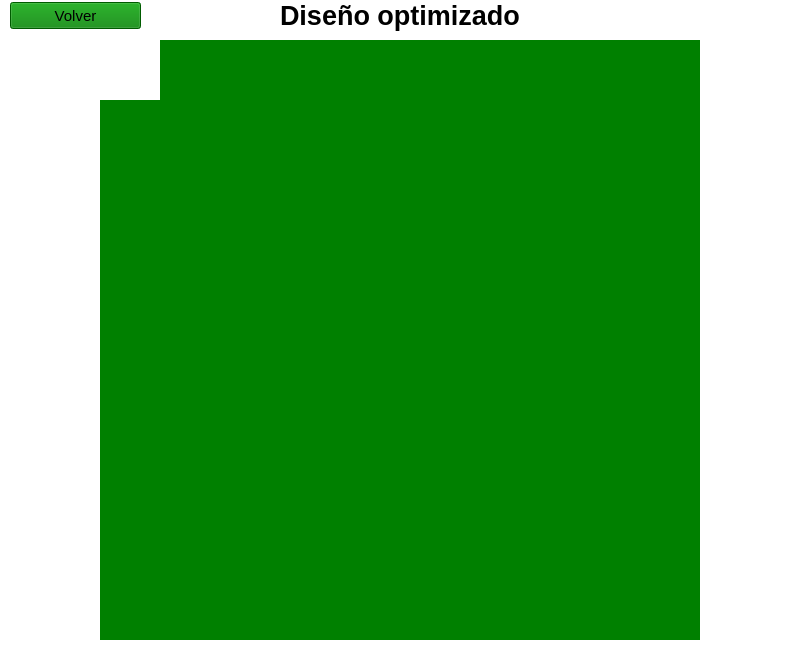
<?xml version="1.0" encoding="UTF-8"?>
<ui version="4.0">
 <class>ResponseWindow</class>
 <widget class="QMainWindow" name="ResponseWindow">
  <property name="geometry">
   <rect>
    <x>0</x>
    <y>0</y>
    <width>800</width>
    <height>650</height>
   </rect>
  </property>
  <property name="windowTitle">
   <string>Diseño Parque Eólico</string>
  </property>
  <property name="windowIcon">
   <iconset resource="static/img/img.qrc">
    <normaloff>:/prefijoNuevo/aerogeneradores.ico</normaloff>:/prefijoNuevo/aerogeneradores.ico</iconset>
  </property>
  <property name="styleSheet">
   <string notr="true">background: url(:/prefijoNuevo/aerogeneradores800.jpg);
</string>
  </property>
  <widget class="QWidget" name="responseCentralwidget">
   <property name="styleSheet">
    <string notr="true">background-color:white;</string>
   </property>
   <widget class="QPushButton" name="volver">
    <property name="geometry">
     <rect>
      <x>10</x>
      <y>2</y>
      <width>131</width>
      <height>27</height>
     </rect>
    </property>
    <property name="font">
     <font>
      <pointsize>11</pointsize>
     </font>
    </property>
    <property name="styleSheet">
     <string notr="true">color:black;
background-color:green;</string>
    </property>
    <property name="text">
     <string>Volver</string>
    </property>
    <property name="autoDefault">
     <bool>false</bool>
    </property>
   </widget>
   <widget class="QLabel" name="resultados_titulo">
    <property name="geometry">
     <rect>
      <x>280</x>
      <y>0</y>
      <width>241</width>
      <height>31</height>
     </rect>
    </property>
    <property name="styleSheet">
     <string notr="true">color:black;</string>
    </property>
    <property name="text">
     <string>&lt;html&gt;&lt;head/&gt;&lt;body&gt;&lt;p&gt;&lt;span style=&quot; font-size:20pt; font-weight:600;&quot;&gt;Diseño optimizado&lt;/span&gt;&lt;/p&gt;&lt;/body&gt;&lt;/html&gt;</string>
    </property>
   </widget>
   <widget class="QWidget" name="matriz_1_1" native="true">
    <property name="geometry">
     <rect>
      <x>100</x>
      <y>40</y>
      <width>60</width>
      <height>60</height>
     </rect>
    </property>
    <property name="styleSheet">
     <string notr="true">background: url(:/prefijoNuevo/aerogenerador_resultado50.jpg);
background-position: center; 
background-repeat: no-repeat;</string>
    </property>
   </widget>
   <widget class="QWidget" name="matriz_2_1" native="true">
    <property name="geometry">
     <rect>
      <x>100</x>
      <y>100</y>
      <width>60</width>
      <height>60</height>
     </rect>
    </property>
    <property name="styleSheet">
     <string notr="true">background:green;</string>
    </property>
   </widget>
   <widget class="QWidget" name="matriz_4_1" native="true">
    <property name="geometry">
     <rect>
      <x>100</x>
      <y>220</y>
      <width>60</width>
      <height>60</height>
     </rect>
    </property>
    <property name="styleSheet">
     <string notr="true">background:green;</string>
    </property>
   </widget>
   <widget class="QWidget" name="matriz_3_1" native="true">
    <property name="geometry">
     <rect>
      <x>100</x>
      <y>160</y>
      <width>60</width>
      <height>60</height>
     </rect>
    </property>
    <property name="styleSheet">
     <string notr="true">background:green;</string>
    </property>
   </widget>
   <widget class="QWidget" name="matriz_5_1" native="true">
    <property name="geometry">
     <rect>
      <x>100</x>
      <y>280</y>
      <width>60</width>
      <height>60</height>
     </rect>
    </property>
    <property name="styleSheet">
     <string notr="true">background:green;</string>
    </property>
   </widget>
   <widget class="QWidget" name="matriz_6_1" native="true">
    <property name="geometry">
     <rect>
      <x>100</x>
      <y>340</y>
      <width>60</width>
      <height>60</height>
     </rect>
    </property>
    <property name="styleSheet">
     <string notr="true">background:green;</string>
    </property>
   </widget>
   <widget class="QWidget" name="matriz_7_1" native="true">
    <property name="geometry">
     <rect>
      <x>100</x>
      <y>400</y>
      <width>60</width>
      <height>60</height>
     </rect>
    </property>
    <property name="styleSheet">
     <string notr="true">background:green;</string>
    </property>
   </widget>
   <widget class="QWidget" name="matriz_8_1" native="true">
    <property name="geometry">
     <rect>
      <x>100</x>
      <y>460</y>
      <width>60</width>
      <height>60</height>
     </rect>
    </property>
    <property name="styleSheet">
     <string notr="true">background:green;</string>
    </property>
   </widget>
   <widget class="QWidget" name="matriz_9_1" native="true">
    <property name="geometry">
     <rect>
      <x>100</x>
      <y>520</y>
      <width>60</width>
      <height>60</height>
     </rect>
    </property>
    <property name="styleSheet">
     <string notr="true">background:green;</string>
    </property>
   </widget>
   <widget class="QWidget" name="matriz_10_1" native="true">
    <property name="geometry">
     <rect>
      <x>100</x>
      <y>580</y>
      <width>60</width>
      <height>60</height>
     </rect>
    </property>
    <property name="styleSheet">
     <string notr="true">background:green;</string>
    </property>
   </widget>
   <widget class="QWidget" name="matriz_4_2" native="true">
    <property name="geometry">
     <rect>
      <x>160</x>
      <y>220</y>
      <width>60</width>
      <height>60</height>
     </rect>
    </property>
    <property name="styleSheet">
     <string notr="true">background:green;</string>
    </property>
   </widget>
   <widget class="QWidget" name="matriz_6_2" native="true">
    <property name="geometry">
     <rect>
      <x>160</x>
      <y>340</y>
      <width>60</width>
      <height>60</height>
     </rect>
    </property>
    <property name="styleSheet">
     <string notr="true">background:green;</string>
    </property>
   </widget>
   <widget class="QWidget" name="matriz_1_2" native="true">
    <property name="geometry">
     <rect>
      <x>160</x>
      <y>40</y>
      <width>60</width>
      <height>60</height>
     </rect>
    </property>
    <property name="styleSheet">
     <string notr="true">background:green;</string>
    </property>
   </widget>
   <widget class="QWidget" name="matriz_2_2" native="true">
    <property name="geometry">
     <rect>
      <x>160</x>
      <y>100</y>
      <width>60</width>
      <height>60</height>
     </rect>
    </property>
    <property name="styleSheet">
     <string notr="true">background:green;</string>
    </property>
   </widget>
   <widget class="QWidget" name="matriz_3_2" native="true">
    <property name="geometry">
     <rect>
      <x>160</x>
      <y>160</y>
      <width>60</width>
      <height>60</height>
     </rect>
    </property>
    <property name="styleSheet">
     <string notr="true">background:green;</string>
    </property>
   </widget>
   <widget class="QWidget" name="matriz_10_2" native="true">
    <property name="geometry">
     <rect>
      <x>160</x>
      <y>580</y>
      <width>60</width>
      <height>60</height>
     </rect>
    </property>
    <property name="styleSheet">
     <string notr="true">background:green;</string>
    </property>
   </widget>
   <widget class="QWidget" name="matriz_5_2" native="true">
    <property name="geometry">
     <rect>
      <x>160</x>
      <y>280</y>
      <width>60</width>
      <height>60</height>
     </rect>
    </property>
    <property name="styleSheet">
     <string notr="true">background:green;</string>
    </property>
   </widget>
   <widget class="QWidget" name="matriz_8_2" native="true">
    <property name="geometry">
     <rect>
      <x>160</x>
      <y>460</y>
      <width>60</width>
      <height>60</height>
     </rect>
    </property>
    <property name="styleSheet">
     <string notr="true">background:green;</string>
    </property>
   </widget>
   <widget class="QWidget" name="matriz_7_2" native="true">
    <property name="geometry">
     <rect>
      <x>160</x>
      <y>400</y>
      <width>60</width>
      <height>60</height>
     </rect>
    </property>
    <property name="styleSheet">
     <string notr="true">background:green;</string>
    </property>
   </widget>
   <widget class="QWidget" name="matriz_9_2" native="true">
    <property name="geometry">
     <rect>
      <x>160</x>
      <y>520</y>
      <width>60</width>
      <height>60</height>
     </rect>
    </property>
    <property name="styleSheet">
     <string notr="true">background:green;</string>
    </property>
   </widget>
   <widget class="QWidget" name="matriz_2_3" native="true">
    <property name="geometry">
     <rect>
      <x>220</x>
      <y>100</y>
      <width>60</width>
      <height>60</height>
     </rect>
    </property>
    <property name="styleSheet">
     <string notr="true">background:green;</string>
    </property>
   </widget>
   <widget class="QWidget" name="matriz_7_3" native="true">
    <property name="geometry">
     <rect>
      <x>220</x>
      <y>400</y>
      <width>60</width>
      <height>60</height>
     </rect>
    </property>
    <property name="styleSheet">
     <string notr="true">background:green;</string>
    </property>
   </widget>
   <widget class="QWidget" name="matriz_9_3" native="true">
    <property name="geometry">
     <rect>
      <x>220</x>
      <y>520</y>
      <width>60</width>
      <height>60</height>
     </rect>
    </property>
    <property name="styleSheet">
     <string notr="true">background:green;</string>
    </property>
   </widget>
   <widget class="QWidget" name="matriz_10_3" native="true">
    <property name="geometry">
     <rect>
      <x>220</x>
      <y>580</y>
      <width>60</width>
      <height>60</height>
     </rect>
    </property>
    <property name="styleSheet">
     <string notr="true">background:green;</string>
    </property>
   </widget>
   <widget class="QWidget" name="matriz_4_3" native="true">
    <property name="geometry">
     <rect>
      <x>220</x>
      <y>220</y>
      <width>60</width>
      <height>60</height>
     </rect>
    </property>
    <property name="styleSheet">
     <string notr="true">background:green;</string>
    </property>
   </widget>
   <widget class="QWidget" name="matriz_1_3" native="true">
    <property name="geometry">
     <rect>
      <x>220</x>
      <y>40</y>
      <width>60</width>
      <height>60</height>
     </rect>
    </property>
    <property name="styleSheet">
     <string notr="true">background:green;</string>
    </property>
   </widget>
   <widget class="QWidget" name="matriz_8_3" native="true">
    <property name="geometry">
     <rect>
      <x>220</x>
      <y>460</y>
      <width>60</width>
      <height>60</height>
     </rect>
    </property>
    <property name="styleSheet">
     <string notr="true">background:green;</string>
    </property>
   </widget>
   <widget class="QWidget" name="matriz_10_4" native="true">
    <property name="geometry">
     <rect>
      <x>280</x>
      <y>580</y>
      <width>60</width>
      <height>60</height>
     </rect>
    </property>
    <property name="styleSheet">
     <string notr="true">background:green;</string>
    </property>
   </widget>
   <widget class="QWidget" name="matriz_7_4" native="true">
    <property name="geometry">
     <rect>
      <x>280</x>
      <y>400</y>
      <width>60</width>
      <height>60</height>
     </rect>
    </property>
    <property name="styleSheet">
     <string notr="true">background:green;</string>
    </property>
   </widget>
   <widget class="QWidget" name="matriz_1_4" native="true">
    <property name="geometry">
     <rect>
      <x>280</x>
      <y>40</y>
      <width>60</width>
      <height>60</height>
     </rect>
    </property>
    <property name="styleSheet">
     <string notr="true">background:green;</string>
    </property>
   </widget>
   <widget class="QWidget" name="matriz_8_4" native="true">
    <property name="geometry">
     <rect>
      <x>280</x>
      <y>460</y>
      <width>60</width>
      <height>60</height>
     </rect>
    </property>
    <property name="styleSheet">
     <string notr="true">background:green;</string>
    </property>
   </widget>
   <widget class="QWidget" name="matriz_2_4" native="true">
    <property name="geometry">
     <rect>
      <x>280</x>
      <y>100</y>
      <width>60</width>
      <height>60</height>
     </rect>
    </property>
    <property name="styleSheet">
     <string notr="true">background:green;</string>
    </property>
   </widget>
   <widget class="QWidget" name="matriz_9_4" native="true">
    <property name="geometry">
     <rect>
      <x>280</x>
      <y>520</y>
      <width>60</width>
      <height>60</height>
     </rect>
    </property>
    <property name="styleSheet">
     <string notr="true">background:green;</string>
    </property>
   </widget>
   <widget class="QWidget" name="matriz_1_5" native="true">
    <property name="geometry">
     <rect>
      <x>340</x>
      <y>40</y>
      <width>60</width>
      <height>60</height>
     </rect>
    </property>
    <property name="styleSheet">
     <string notr="true">background:green;</string>
    </property>
   </widget>
   <widget class="QWidget" name="matriz_1_6" native="true">
    <property name="geometry">
     <rect>
      <x>400</x>
      <y>40</y>
      <width>60</width>
      <height>60</height>
     </rect>
    </property>
    <property name="styleSheet">
     <string notr="true">background:green;</string>
    </property>
   </widget>
   <widget class="QWidget" name="matriz_1_7" native="true">
    <property name="geometry">
     <rect>
      <x>460</x>
      <y>40</y>
      <width>60</width>
      <height>60</height>
     </rect>
    </property>
    <property name="styleSheet">
     <string notr="true">background:green;</string>
    </property>
   </widget>
   <widget class="QWidget" name="matriz_1_8" native="true">
    <property name="geometry">
     <rect>
      <x>520</x>
      <y>40</y>
      <width>60</width>
      <height>60</height>
     </rect>
    </property>
    <property name="styleSheet">
     <string notr="true">background:green;</string>
    </property>
   </widget>
   <widget class="QWidget" name="matriz_1_9" native="true">
    <property name="geometry">
     <rect>
      <x>580</x>
      <y>40</y>
      <width>60</width>
      <height>60</height>
     </rect>
    </property>
    <property name="styleSheet">
     <string notr="true">background:green;</string>
    </property>
   </widget>
   <widget class="QWidget" name="matriz_1_10" native="true">
    <property name="geometry">
     <rect>
      <x>640</x>
      <y>40</y>
      <width>60</width>
      <height>60</height>
     </rect>
    </property>
    <property name="styleSheet">
     <string notr="true">background:green;</string>
    </property>
   </widget>
   <widget class="QWidget" name="matriz_2_5" native="true">
    <property name="geometry">
     <rect>
      <x>340</x>
      <y>100</y>
      <width>60</width>
      <height>60</height>
     </rect>
    </property>
    <property name="styleSheet">
     <string notr="true">background:green;</string>
    </property>
   </widget>
   <widget class="QWidget" name="matriz_2_6" native="true">
    <property name="geometry">
     <rect>
      <x>400</x>
      <y>100</y>
      <width>60</width>
      <height>60</height>
     </rect>
    </property>
    <property name="styleSheet">
     <string notr="true">background:green;</string>
    </property>
   </widget>
   <widget class="QWidget" name="matriz_2_7" native="true">
    <property name="geometry">
     <rect>
      <x>460</x>
      <y>100</y>
      <width>60</width>
      <height>60</height>
     </rect>
    </property>
    <property name="styleSheet">
     <string notr="true">background:green;</string>
    </property>
   </widget>
   <widget class="QWidget" name="matriz_2_8" native="true">
    <property name="geometry">
     <rect>
      <x>520</x>
      <y>100</y>
      <width>60</width>
      <height>60</height>
     </rect>
    </property>
    <property name="styleSheet">
     <string notr="true">background:green;</string>
    </property>
   </widget>
   <widget class="QWidget" name="matriz_2_9" native="true">
    <property name="geometry">
     <rect>
      <x>580</x>
      <y>100</y>
      <width>60</width>
      <height>60</height>
     </rect>
    </property>
    <property name="styleSheet">
     <string notr="true">background:green;</string>
    </property>
   </widget>
   <widget class="QWidget" name="matriz_2_10" native="true">
    <property name="geometry">
     <rect>
      <x>640</x>
      <y>100</y>
      <width>60</width>
      <height>60</height>
     </rect>
    </property>
    <property name="styleSheet">
     <string notr="true">background:green;</string>
    </property>
   </widget>
   <widget class="QWidget" name="matriz_3_3" native="true">
    <property name="geometry">
     <rect>
      <x>220</x>
      <y>160</y>
      <width>60</width>
      <height>60</height>
     </rect>
    </property>
    <property name="styleSheet">
     <string notr="true">background:green;</string>
    </property>
   </widget>
   <widget class="QWidget" name="matriz_3_4" native="true">
    <property name="geometry">
     <rect>
      <x>280</x>
      <y>160</y>
      <width>60</width>
      <height>60</height>
     </rect>
    </property>
    <property name="styleSheet">
     <string notr="true">background:green;</string>
    </property>
   </widget>
   <widget class="QWidget" name="matriz_3_5" native="true">
    <property name="geometry">
     <rect>
      <x>340</x>
      <y>160</y>
      <width>60</width>
      <height>60</height>
     </rect>
    </property>
    <property name="styleSheet">
     <string notr="true">background:green;</string>
    </property>
   </widget>
   <widget class="QWidget" name="matriz_3_6" native="true">
    <property name="geometry">
     <rect>
      <x>400</x>
      <y>160</y>
      <width>60</width>
      <height>60</height>
     </rect>
    </property>
    <property name="styleSheet">
     <string notr="true">background:green;</string>
    </property>
   </widget>
   <widget class="QWidget" name="matriz_3_7" native="true">
    <property name="geometry">
     <rect>
      <x>460</x>
      <y>160</y>
      <width>60</width>
      <height>60</height>
     </rect>
    </property>
    <property name="styleSheet">
     <string notr="true">background:green;</string>
    </property>
   </widget>
   <widget class="QWidget" name="matriz_3_8" native="true">
    <property name="geometry">
     <rect>
      <x>520</x>
      <y>160</y>
      <width>60</width>
      <height>60</height>
     </rect>
    </property>
    <property name="styleSheet">
     <string notr="true">background:green;</string>
    </property>
   </widget>
   <widget class="QWidget" name="matriz_3_9" native="true">
    <property name="geometry">
     <rect>
      <x>580</x>
      <y>160</y>
      <width>60</width>
      <height>60</height>
     </rect>
    </property>
    <property name="styleSheet">
     <string notr="true">background:green;</string>
    </property>
   </widget>
   <widget class="QWidget" name="matriz_3_10" native="true">
    <property name="geometry">
     <rect>
      <x>640</x>
      <y>160</y>
      <width>60</width>
      <height>60</height>
     </rect>
    </property>
    <property name="styleSheet">
     <string notr="true">background:green;</string>
    </property>
   </widget>
   <widget class="QWidget" name="matriz_4_4" native="true">
    <property name="geometry">
     <rect>
      <x>280</x>
      <y>220</y>
      <width>60</width>
      <height>60</height>
     </rect>
    </property>
    <property name="styleSheet">
     <string notr="true">background:green;</string>
    </property>
   </widget>
   <widget class="QWidget" name="matriz_4_5" native="true">
    <property name="geometry">
     <rect>
      <x>340</x>
      <y>220</y>
      <width>60</width>
      <height>60</height>
     </rect>
    </property>
    <property name="styleSheet">
     <string notr="true">background:green;</string>
    </property>
   </widget>
   <widget class="QWidget" name="matriz_4_6" native="true">
    <property name="geometry">
     <rect>
      <x>400</x>
      <y>220</y>
      <width>60</width>
      <height>60</height>
     </rect>
    </property>
    <property name="styleSheet">
     <string notr="true">background:green;</string>
    </property>
   </widget>
   <widget class="QWidget" name="matriz_4_7" native="true">
    <property name="geometry">
     <rect>
      <x>460</x>
      <y>220</y>
      <width>60</width>
      <height>60</height>
     </rect>
    </property>
    <property name="styleSheet">
     <string notr="true">background:green;</string>
    </property>
   </widget>
   <widget class="QWidget" name="matriz_4_8" native="true">
    <property name="geometry">
     <rect>
      <x>520</x>
      <y>220</y>
      <width>60</width>
      <height>60</height>
     </rect>
    </property>
    <property name="styleSheet">
     <string notr="true">background:green;</string>
    </property>
   </widget>
   <widget class="QWidget" name="matriz_4_9" native="true">
    <property name="geometry">
     <rect>
      <x>580</x>
      <y>220</y>
      <width>60</width>
      <height>60</height>
     </rect>
    </property>
    <property name="styleSheet">
     <string notr="true">background:green;</string>
    </property>
   </widget>
   <widget class="QWidget" name="matriz_4_10" native="true">
    <property name="geometry">
     <rect>
      <x>640</x>
      <y>220</y>
      <width>60</width>
      <height>60</height>
     </rect>
    </property>
    <property name="styleSheet">
     <string notr="true">background:green;</string>
    </property>
   </widget>
   <widget class="QWidget" name="matriz_5_3" native="true">
    <property name="geometry">
     <rect>
      <x>220</x>
      <y>280</y>
      <width>60</width>
      <height>60</height>
     </rect>
    </property>
    <property name="styleSheet">
     <string notr="true">background:green;</string>
    </property>
   </widget>
   <widget class="QWidget" name="matriz_5_4" native="true">
    <property name="geometry">
     <rect>
      <x>280</x>
      <y>280</y>
      <width>60</width>
      <height>60</height>
     </rect>
    </property>
    <property name="styleSheet">
     <string notr="true">background:green;</string>
    </property>
   </widget>
   <widget class="QWidget" name="matriz_5_5" native="true">
    <property name="geometry">
     <rect>
      <x>340</x>
      <y>280</y>
      <width>60</width>
      <height>60</height>
     </rect>
    </property>
    <property name="styleSheet">
     <string notr="true">background:green;</string>
    </property>
   </widget>
   <widget class="QWidget" name="matriz_5_6" native="true">
    <property name="geometry">
     <rect>
      <x>400</x>
      <y>280</y>
      <width>60</width>
      <height>60</height>
     </rect>
    </property>
    <property name="styleSheet">
     <string notr="true">background:green;</string>
    </property>
   </widget>
   <widget class="QWidget" name="matriz_5_7" native="true">
    <property name="geometry">
     <rect>
      <x>460</x>
      <y>280</y>
      <width>60</width>
      <height>60</height>
     </rect>
    </property>
    <property name="styleSheet">
     <string notr="true">background:green;</string>
    </property>
   </widget>
   <widget class="QWidget" name="matriz_5_8" native="true">
    <property name="geometry">
     <rect>
      <x>520</x>
      <y>280</y>
      <width>60</width>
      <height>60</height>
     </rect>
    </property>
    <property name="styleSheet">
     <string notr="true">background:green;</string>
    </property>
   </widget>
   <widget class="QWidget" name="matriz_5_9" native="true">
    <property name="geometry">
     <rect>
      <x>580</x>
      <y>280</y>
      <width>60</width>
      <height>60</height>
     </rect>
    </property>
    <property name="styleSheet">
     <string notr="true">background:green;</string>
    </property>
   </widget>
   <widget class="QWidget" name="matriz_5_10" native="true">
    <property name="geometry">
     <rect>
      <x>640</x>
      <y>280</y>
      <width>60</width>
      <height>60</height>
     </rect>
    </property>
    <property name="styleSheet">
     <string notr="true">background:green;</string>
    </property>
   </widget>
   <widget class="QWidget" name="matriz_6_3" native="true">
    <property name="geometry">
     <rect>
      <x>220</x>
      <y>340</y>
      <width>60</width>
      <height>60</height>
     </rect>
    </property>
    <property name="styleSheet">
     <string notr="true">background:green;</string>
    </property>
   </widget>
   <widget class="QWidget" name="matriz_6_4" native="true">
    <property name="geometry">
     <rect>
      <x>280</x>
      <y>340</y>
      <width>60</width>
      <height>60</height>
     </rect>
    </property>
    <property name="styleSheet">
     <string notr="true">background:green;</string>
    </property>
   </widget>
   <widget class="QWidget" name="matriz_6_5" native="true">
    <property name="geometry">
     <rect>
      <x>340</x>
      <y>340</y>
      <width>60</width>
      <height>60</height>
     </rect>
    </property>
    <property name="styleSheet">
     <string notr="true">background:green;</string>
    </property>
   </widget>
   <widget class="QWidget" name="matriz_6_6" native="true">
    <property name="geometry">
     <rect>
      <x>400</x>
      <y>340</y>
      <width>60</width>
      <height>60</height>
     </rect>
    </property>
    <property name="styleSheet">
     <string notr="true">background:green;</string>
    </property>
   </widget>
   <widget class="QWidget" name="matriz_6_7" native="true">
    <property name="geometry">
     <rect>
      <x>460</x>
      <y>340</y>
      <width>60</width>
      <height>60</height>
     </rect>
    </property>
    <property name="styleSheet">
     <string notr="true">background:green;</string>
    </property>
   </widget>
   <widget class="QWidget" name="matriz_6_8" native="true">
    <property name="geometry">
     <rect>
      <x>520</x>
      <y>340</y>
      <width>60</width>
      <height>60</height>
     </rect>
    </property>
    <property name="styleSheet">
     <string notr="true">background:green;</string>
    </property>
   </widget>
   <widget class="QWidget" name="matriz_6_9" native="true">
    <property name="geometry">
     <rect>
      <x>580</x>
      <y>340</y>
      <width>60</width>
      <height>60</height>
     </rect>
    </property>
    <property name="styleSheet">
     <string notr="true">background:green;</string>
    </property>
   </widget>
   <widget class="QWidget" name="matriz_6_10" native="true">
    <property name="geometry">
     <rect>
      <x>640</x>
      <y>340</y>
      <width>60</width>
      <height>60</height>
     </rect>
    </property>
    <property name="styleSheet">
     <string notr="true">background:green;</string>
    </property>
   </widget>
   <widget class="QWidget" name="matriz_10_5" native="true">
    <property name="geometry">
     <rect>
      <x>340</x>
      <y>580</y>
      <width>60</width>
      <height>60</height>
     </rect>
    </property>
    <property name="styleSheet">
     <string notr="true">background:green;</string>
    </property>
   </widget>
   <widget class="QWidget" name="matriz_8_5" native="true">
    <property name="geometry">
     <rect>
      <x>340</x>
      <y>460</y>
      <width>60</width>
      <height>60</height>
     </rect>
    </property>
    <property name="styleSheet">
     <string notr="true">background:green;</string>
    </property>
   </widget>
   <widget class="QWidget" name="matriz_7_5" native="true">
    <property name="geometry">
     <rect>
      <x>340</x>
      <y>400</y>
      <width>60</width>
      <height>60</height>
     </rect>
    </property>
    <property name="styleSheet">
     <string notr="true">background:green;</string>
    </property>
   </widget>
   <widget class="QWidget" name="matriz_9_5" native="true">
    <property name="geometry">
     <rect>
      <x>340</x>
      <y>520</y>
      <width>60</width>
      <height>60</height>
     </rect>
    </property>
    <property name="styleSheet">
     <string notr="true">background:green;</string>
    </property>
   </widget>
   <widget class="QWidget" name="matriz_10_6" native="true">
    <property name="geometry">
     <rect>
      <x>400</x>
      <y>580</y>
      <width>60</width>
      <height>60</height>
     </rect>
    </property>
    <property name="styleSheet">
     <string notr="true">background:green;</string>
    </property>
   </widget>
   <widget class="QWidget" name="matriz_8_6" native="true">
    <property name="geometry">
     <rect>
      <x>400</x>
      <y>460</y>
      <width>60</width>
      <height>60</height>
     </rect>
    </property>
    <property name="styleSheet">
     <string notr="true">background:green;</string>
    </property>
   </widget>
   <widget class="QWidget" name="matriz_7_6" native="true">
    <property name="geometry">
     <rect>
      <x>400</x>
      <y>400</y>
      <width>60</width>
      <height>60</height>
     </rect>
    </property>
    <property name="styleSheet">
     <string notr="true">background:green;</string>
    </property>
   </widget>
   <widget class="QWidget" name="matriz_9_6" native="true">
    <property name="geometry">
     <rect>
      <x>400</x>
      <y>520</y>
      <width>60</width>
      <height>60</height>
     </rect>
    </property>
    <property name="styleSheet">
     <string notr="true">background:green;</string>
    </property>
   </widget>
   <widget class="QWidget" name="matriz_10_7" native="true">
    <property name="geometry">
     <rect>
      <x>460</x>
      <y>580</y>
      <width>60</width>
      <height>60</height>
     </rect>
    </property>
    <property name="styleSheet">
     <string notr="true">background:green;</string>
    </property>
   </widget>
   <widget class="QWidget" name="matriz_8_7" native="true">
    <property name="geometry">
     <rect>
      <x>460</x>
      <y>460</y>
      <width>60</width>
      <height>60</height>
     </rect>
    </property>
    <property name="styleSheet">
     <string notr="true">background:green;</string>
    </property>
   </widget>
   <widget class="QWidget" name="matriz_7_7" native="true">
    <property name="geometry">
     <rect>
      <x>460</x>
      <y>400</y>
      <width>60</width>
      <height>60</height>
     </rect>
    </property>
    <property name="styleSheet">
     <string notr="true">background:green;</string>
    </property>
   </widget>
   <widget class="QWidget" name="matriz_9_7" native="true">
    <property name="geometry">
     <rect>
      <x>460</x>
      <y>520</y>
      <width>60</width>
      <height>60</height>
     </rect>
    </property>
    <property name="styleSheet">
     <string notr="true">background:green;</string>
    </property>
   </widget>
   <widget class="QWidget" name="matriz_10_8" native="true">
    <property name="geometry">
     <rect>
      <x>520</x>
      <y>580</y>
      <width>60</width>
      <height>60</height>
     </rect>
    </property>
    <property name="styleSheet">
     <string notr="true">background:green;</string>
    </property>
   </widget>
   <widget class="QWidget" name="matriz_8_8" native="true">
    <property name="geometry">
     <rect>
      <x>520</x>
      <y>460</y>
      <width>60</width>
      <height>60</height>
     </rect>
    </property>
    <property name="styleSheet">
     <string notr="true">background:green;</string>
    </property>
   </widget>
   <widget class="QWidget" name="matriz_7_8" native="true">
    <property name="geometry">
     <rect>
      <x>520</x>
      <y>400</y>
      <width>60</width>
      <height>60</height>
     </rect>
    </property>
    <property name="styleSheet">
     <string notr="true">background:green;</string>
    </property>
   </widget>
   <widget class="QWidget" name="matriz_9_8" native="true">
    <property name="geometry">
     <rect>
      <x>520</x>
      <y>520</y>
      <width>60</width>
      <height>60</height>
     </rect>
    </property>
    <property name="styleSheet">
     <string notr="true">background:green;</string>
    </property>
   </widget>
   <widget class="QWidget" name="matriz_10_9" native="true">
    <property name="geometry">
     <rect>
      <x>580</x>
      <y>580</y>
      <width>60</width>
      <height>60</height>
     </rect>
    </property>
    <property name="styleSheet">
     <string notr="true">background:green;</string>
    </property>
   </widget>
   <widget class="QWidget" name="matriz_8_9" native="true">
    <property name="geometry">
     <rect>
      <x>580</x>
      <y>460</y>
      <width>60</width>
      <height>60</height>
     </rect>
    </property>
    <property name="styleSheet">
     <string notr="true">background:green;</string>
    </property>
   </widget>
   <widget class="QWidget" name="matriz_7_9" native="true">
    <property name="geometry">
     <rect>
      <x>580</x>
      <y>400</y>
      <width>60</width>
      <height>60</height>
     </rect>
    </property>
    <property name="styleSheet">
     <string notr="true">background:green;</string>
    </property>
   </widget>
   <widget class="QWidget" name="matriz_9_9" native="true">
    <property name="geometry">
     <rect>
      <x>580</x>
      <y>520</y>
      <width>60</width>
      <height>60</height>
     </rect>
    </property>
    <property name="styleSheet">
     <string notr="true">background:green;</string>
    </property>
   </widget>
   <widget class="QWidget" name="matriz_10_10" native="true">
    <property name="geometry">
     <rect>
      <x>640</x>
      <y>580</y>
      <width>60</width>
      <height>60</height>
     </rect>
    </property>
    <property name="styleSheet">
     <string notr="true">background:green;</string>
    </property>
   </widget>
   <widget class="QWidget" name="matriz_8_10" native="true">
    <property name="geometry">
     <rect>
      <x>640</x>
      <y>460</y>
      <width>60</width>
      <height>60</height>
     </rect>
    </property>
    <property name="styleSheet">
     <string notr="true">background:green;</string>
    </property>
   </widget>
   <widget class="QWidget" name="matriz_7_10" native="true">
    <property name="geometry">
     <rect>
      <x>640</x>
      <y>400</y>
      <width>60</width>
      <height>60</height>
     </rect>
    </property>
    <property name="styleSheet">
     <string notr="true">background:green;</string>
    </property>
   </widget>
   <widget class="QWidget" name="matriz_9_10" native="true">
    <property name="geometry">
     <rect>
      <x>640</x>
      <y>520</y>
      <width>60</width>
      <height>60</height>
     </rect>
    </property>
    <property name="styleSheet">
     <string notr="true">background:green;</string>
    </property>
   </widget>
  </widget>
 </widget>
 <resources>
  <include location="static/img/img.qrc"/>
 </resources>
 <connections/>
</ui>
